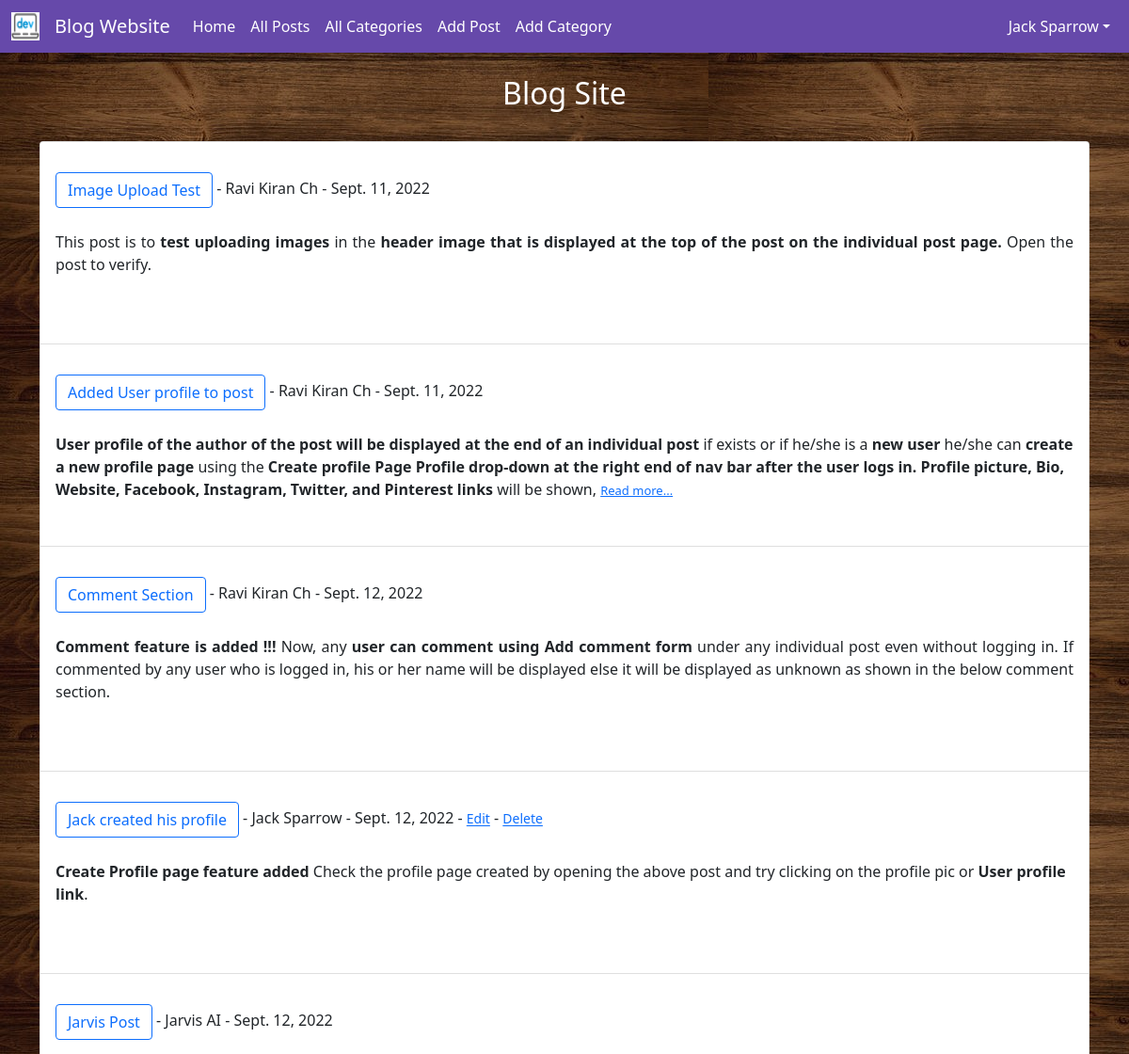
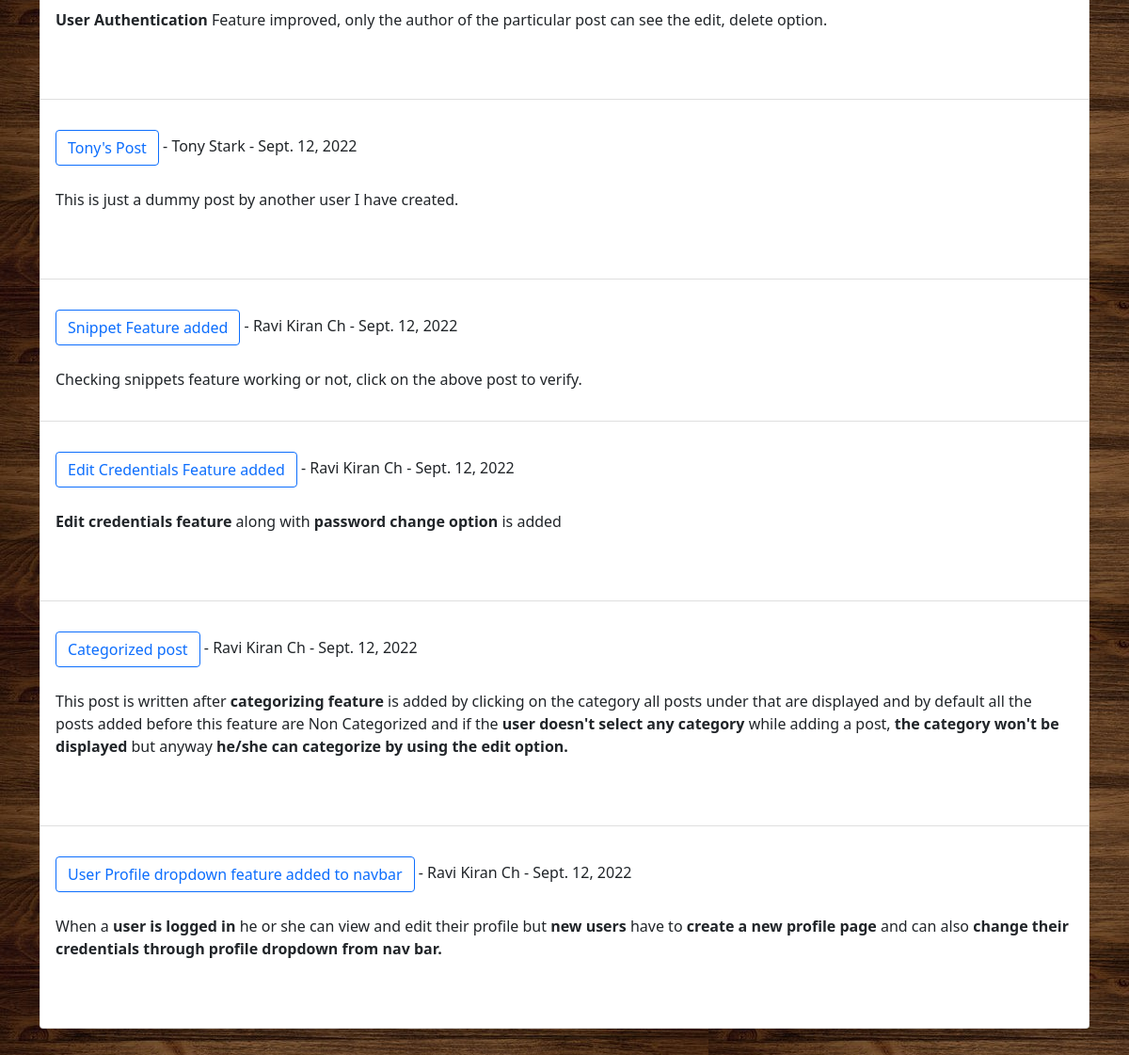
The page /category/Blog site/ (signed in) on the database its author committed (2 pictures, top to bottom).
### blog/models.py (models this page shows, shortened)
class Post(models.Model):
    title = models.CharField(max_length=255)         # Title of blog
    title_tag = models.CharField(max_length=255)     # Title of blog post to be shown in head
    header_image = models.ImageField(null=True,blank=True,upload_to="images/")
    author = models.ForeignKey(User,on_delete=models.CASCADE)
    category = models.CharField(max_length=255)
    body = RichTextField(blank=True,null=True)
    snippet = models.CharField(max_length=255,null=True,blank=True)
    date = models.DateField(auto_now_add=True)
    likes = models.ManyToManyField(User,related_name='blog_posts')

### blog/views.py (the view)
# urls.py: path('category/<str:cat>/',CategoryView,name='category'),
def CategoryView(request,cat):
    category_posts = Post.objects.filter(category=cat)
    return render(request,'categories.html',{'category_name':cat.title(),'category':category_posts})

### blog/templates/categories.html (shortened to what this page needs)
{% extends 'home.html' %}
{% load static %}
{% block content %}
{% if category %}
    <h2 style="text-align:center;color:white">{{ category_name }}</h2><br/>
    <ul class="list-group">
    {% for post in category %}
        <li class="list-group-item"><br/>
            <a href="{% url 'post-detail' post.pk %}" class="btn btn-outline-primary">{{post.title}}</a> -
            {{post.author.first_name}}
            {{post.author.last_name}} -
            {{post.date}}
            {% if user.is_authenticated and user.id == post.author.id %}
                - <small><a href="{% url 'edit-post' post.pk %}">Edit</a></small> -
                <small><a href="{% url 'delete-post' post.pk %}">Delete</a></small><br/><br>
            {% else %}
                <br/><br>
            {% endif %}
            {% if post.snippet == "web development" or post.snippet == null %}
                {{post.body|slice:"452" | safe}}
                {% if post.body|slice:"452:453" %}
                    <a style="font-size:13px" href="{% url 'post-detail' post.pk %}">Read more...</a>
                {% endif %}
            {% else %}
                {{post.snippet | safe}}
            {% endif %}
            <br/><br/>
        </li>
    {% endfor %}
    </ul>
{% else %}
    <br/><br/><br/><h1 style="text-align:center;color:white">Sorry no posts yet...</h1>
{% endif %}
<br/><br/><br/><br/>
{% endblock %}

### blog/templates/home.html (shortened to what this page needs)
<!doctype html>
{% load static %}
<html lang="en">
  <head>
    <link href="https://cdn.jsdelivr.net/npm/bootstrap@5.1.3/dist/css/bootstrap.min.css" rel="stylesheet">
  </head>
  <body class="background">
    <nav class="navbar navbar-expand-lg navbar-dark" style="background-color:rgb(102, 73, 170);">
      <div class="container-fluid">
          <a class="navbar-brand" href="{% url 'home' %}">
            <img src="{% static '/images/favicon.jpeg' %}" alt="" width=30px height=30px class="d-inline-block align-top">
          </a>
          <a class="navbar-brand" href="{% url 'home' %}">Blog Website</a>
          <div class="collapse navbar-collapse" id="navbarSupportedContent">
            <ul class="navbar-nav me-auto mb-2 mb-lg-0">
              <li class="nav-item">
                <a style="color:white" class="nav-link active" aria-current="page" href="{% url 'home' %}">Home</a>
              </li>
              <li class="nav-item">
                <a style="color:white" class="nav-link active" aria-current="page" href="{% url 'allposts' %}">All Posts</a>
              </li>
              {% if cat_menu %}
                <li class="nav-item dropdown">
                  <a style="color:white;" class="nav-link dropdown-toggle" href="#" id="navbarDropdown" role="button" data-bs-toggle="dropdown" aria-expanded="false">
                    Categories
                  </a>
                  <ul class="dropdown-menu" aria-labelledby="navbarDropdown">
                    {% for i in cat_menu %}
                      <li>
                        <a class="dropdown-item" href="{% url 'category' i %}">{{i}}</a>
                      </li>
                    {% endfor %}
                  </ul>
                </li>
              {% else %}
                <li class="nav-item">
                  <a style="color:white" class="nav-link active" aria-current="page" href="{% url 'category-list' %}">All Categories</a>
                </li>
              {% endif %}
              {% if user.is_authenticated %}
                <li class="nav-item">
                  <a style="color:white" class="nav-link" href="{% url 'add-post' %}">Add Post</a>
                </li>
                <li class="nav-item">
                  <a style="color:white" class="nav-link" href="{% url 'add-category' %}">Add Category</a>
                </li>
              {% endif %}
            </ul>
            {% if user.is_authenticated %}
            <div class="navbar-nav">
              <div class="nav-item dropdown">
                <a style="color:white;" class="nav-link dropdown-toggle" href="#" id="navbarDropdown" role="button" data-bs-toggle="dropdown" aria-expanded="false">{{user.first_name}} {{user.last_name}}</a>
                </div>
            </div>
          {% endif %}
          </div>
        </div>
    </nav>
    <div class='container'>
        {% block content %}{% endblock %}
    </div>
  </body>
</html>

### rows shown on the page
Post: title "Image Upload Test", author.first_name "Ravi Kiran", author.last_name "Ch", date "Sept. 11, 2022", body "This post is to test uploading images in the header image that is displayed at the top of the post on the individual post page. Open the post to verify."
Post: title "Added User profile to post", author.first_name "Ravi Kiran", author.last_name "Ch", date "Sept. 11, 2022", body "User profile of the author of the post will be displayed at the end of an individual post if exists or if he/she is a new user he/she can create a new profile page using the Create profile Page Profile drop-down at the right end of nav bar after the user logs in. Profile picture, Bio, Website, Facebook, Instagram, Twitter, and Pinterest links will be shown,", shows "Read more..."
Post: title "Comment Section", author.first_name "Ravi Kiran", author.last_name "Ch", date "Sept. 12, 2022", body "Comment feature is added !!! Now, any user can comment using Add comment form under any individual post even without logging in. If commented by any user who is logged in, his or her name will be displayed else it will be displayed as unknown as shown in the below comment section."
Post: title "Jack created his profile", author.first_name "Jack", author.last_name "Sparrow", date "Sept. 12, 2022", shows "Edit", body "Create Profile page feature added Check the profile page created by opening the above post and try clicking on the profile pic or User profile link ."
Post: title "Jarvis Post", author.first_name "Jarvis", author.last_name "AI", date "Sept. 12, 2022", body "User Authentication Feature improved, only the author of the particular post can see the edit, delete option."
Post: title "Tony's Post", author.first_name "Tony", author.last_name "Stark", date "Sept. 12, 2022", body "This is just a dummy post by another user I have created."
Post: title "Snippet Feature added", author.first_name "Ravi Kiran", author.last_name "Ch", date "Sept. 12, 2022", snippet "Checking snippets feature working or not, click on the above post to verify."
Post: title "Edit Credentials Feature added", author.first_name "Ravi Kiran", author.last_name "Ch", date "Sept. 12, 2022", body "Edit credentials feature along with password change option is added"
Post: title "Categorized post", author.first_name "Ravi Kiran", author.last_name "Ch", date "Sept. 12, 2022", body "This post is written after categorizing feature is added by clicking on the category all posts under that are displayed and by default all the posts added before this feature are Non Categorized and if the user doesn't select any category while adding a post, the category won't be displayed but anyway he/she can categorize by using the edit option."
Post: title "User Profile dropdown feature added to navbar", author.first_name "Ravi Kiran", author.last_name "Ch", date "Sept. 12, 2022", body "When a user is logged in he or she can view and edit their profile but new users have to create a new profile page and can also change their credentials through profile dropdown from nav bar."

### other values the page prints
{{ user.first_name }} "Jack"
{{ user.last_name }} "Sparrow"
{{ category_name }} "Blog Site"
